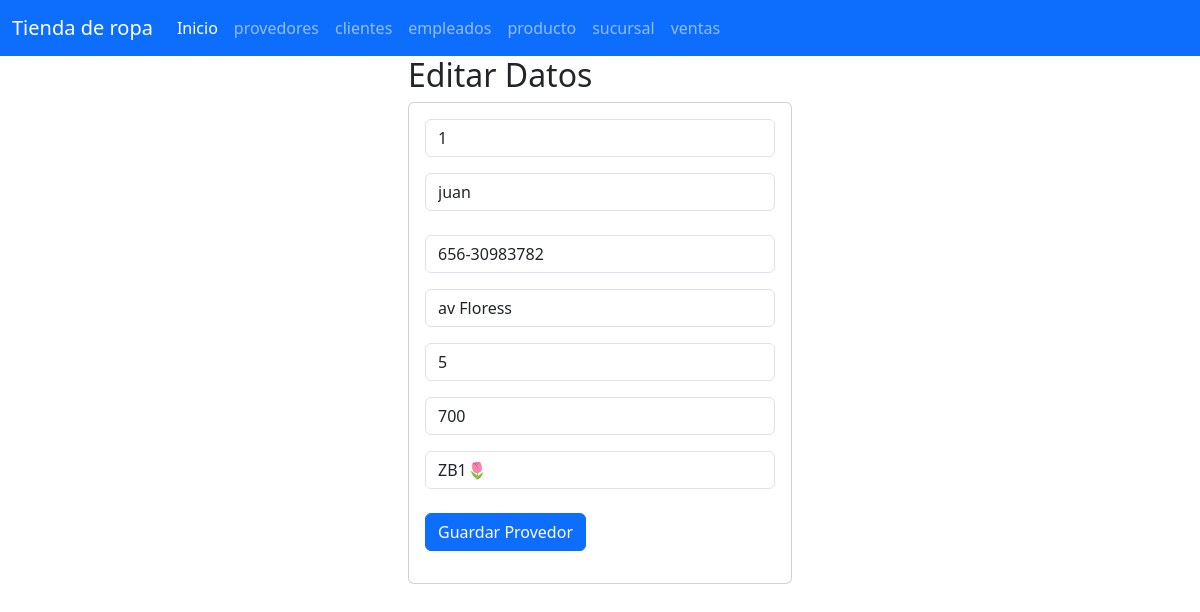
Page /seleccionarprovedores/1 on the committed database.
### provedores_app/models.py (models this page shows, shortened)
class Provedores(models.Model):
    id=models.PositiveSmallIntegerField(primary_key=True)
    nombre=models.CharField(max_length=50)
    numero=models.CharField(max_length=15)
    direccion=models.CharField(max_length=50)
    idproductos=models.CharField(max_length=25)
    precio=models.CharField(max_length=100)
    marca=models.CharField(max_length=50)

### provedores_app/views.py (the view)
# urls.py: path("seleccionarprovedores/<id>",views.seleccionarprovedores,name="seleccionarprovedores"),
def seleccionarprovedores(request,id):
    provedores=Provedores.objects.get(id=id)
    return render(request,"editardatos.html",{"misprovedores":provedores})

### provedores_app/templates/editardatos.html
{% extends "base.html" %}
{% block cuerpo %}
<div class="row">
    <div class="col-md-4 offset-md-4">
        <h2>Editar Datos</h2>
        <div class="card">
            <div class="card-body">
                <form action="/editarprovedores/" method="POST"> {% csrf_token %}
                    <div class="form-group">
                        <input type="text" id="txtid" name="txtid" class="form-control" placeholder="id provedores" minlength="1" maxlength="6" value="{{ misprovedores.id }}"  readonly required>
                    </div>
                    <div class="form-group py-3">
                        <input type="text" id="txtnombre" name="txtnombre" class="form-control" placeholder="Nombre provedores"  maxlength="50" value="{{ misprovedores.nombre }}" required>
                    </div>
                    <div class="form-group py-2">
                        <input type="text" id="txtnumero" name="txtnumero" class="form-control" placeholder="Numero provedores"  maxlength="15" value="{{ misprovedores.numero }}" required>
                    </div>
                    <div class="form-group py-2">
                        <input type="text" id="skzdireccion" name="skzdireccion" class="form-control" placeholder="Direccion provedores"  maxlength="50" value="{{ misprovedores.direccion }}" required>
                    </div>
                    <div class="form-group py-2">
                        <input type="number" id="skzidproductos" name="skzidproductos" class="form-control" placeholder="id productos"  maxlength="25" value="{{ misprovedores.idproductos }}" required>
                    </div>
                    <div class="form-group py-2">
                        <input type="number" id="skzprecio" name="skzprecio" class="form-control" placeholder="Precio provedores"  maxlength="100" value="{{ misprovedores.precio }}" required>
                    </div>
                    <div class="form-group py-2">
                        <input type="text" id="skzmarca" name="skzmarca" class="form-control" placeholder="Marca provedores"  maxlength="50" value="{{ misprovedores.marca }}" required>
                    </div>
                    <div class="form-group py-2">
                        <div class="form-group py-2">
                            <button type="submit" class="btn btn-primary">Guardar Provedor</button>
                    </div>
                    </div>
                </form>
                </div>
            </div>
    </div>
</div>
{% endblock %}

### rows in the picture
Provedores: txtid "1", txtnombre "juan", txtnumero "656-30983782", skzdireccion "av Floress", skzidproductos "5", skzprecio "700", skzmarca "ZB1🌷"
